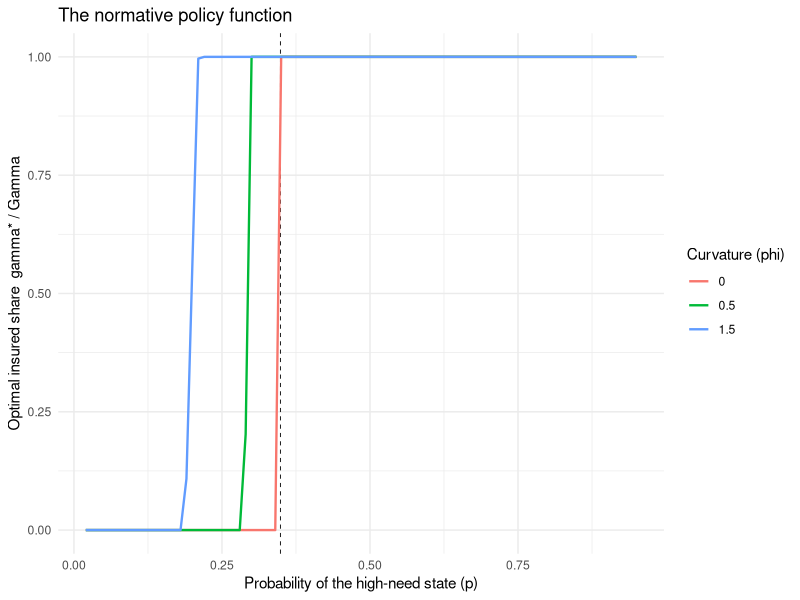

Write R code to recreate this figure.
## ---- chunk 1
#| echo: true
#| message: false
#| warning: false

# Continuation value over debt carried forward: decreasing and concave.
# phi = 0 is the linear (risk-neutral-in-debt) benchmark.
V     <- function(D, phi) if (phi == 0) -D else -(D^(1 + phi)) / (1 + phi)
Vprime <- function(D, phi) -(D^phi)          # negative, magnitude increasing in D

# Objective (4): choose gamma in [0, Gamma] to insure the uncertain shortfall.
objective <- function(gamma, p, rs, rc, Gamma, A_h, A_l, phi) {
  p * V(A_h + (rc - rs) * (Gamma - gamma), phi) +
    (1 - p) * V(A_l + rs * gamma, phi)
}

gamma_star <- function(p, rs, rc, Gamma, A_h, A_l, phi) {
  opt <- optimize(objective, interval = c(0, Gamma), maximum = TRUE,
                  p = p, rs = rs, rc = rc, Gamma = Gamma,
                  A_h = A_h, A_l = A_l, phi = phi)
  # The linear case (phi = 0) is bang-bang, so compare the interior candidate
  # against both corners rather than trusting a golden-section search on a
  # monotone objective.
  cand <- c(0, opt$maximum, Gamma)
  vals <- vapply(cand, objective, numeric(1),
                 p = p, rs = rs, rc = rc, Gamma = Gamma,
                 A_h = A_h, A_l = A_l, phi = phi)
  cand[which.max(vals)]
}

# Baseline calibration: posted subsidized/unsubsidized student loan rates versus
# a prime credit card rate, and a $1,000 uncertain shortfall.
rs <- 0.068; rc <- 0.195
Gamma <- 1000; A_h <- 2500; A_l <- 1500

# Linear case: the interior solution disappears and the cutoff is exactly rs/rc.
c(cutoff_linear = rs / rc,
  gamma_at_p_below = gamma_star(0.30, rs, rc, Gamma, A_h, A_l, phi = 0),
  gamma_at_p_above = gamma_star(0.45, rs, rc, Gamma, A_h, A_l, phi = 0))
## ---- chunk 2
#| echo: true
#| message: false
#| warning: false
#| label: fig-nb-gamma
#| fig-cap: "Optimal insured share of the uncertain shortfall as a function of the shock probability, for three degrees of curvature in the continuation value. The dashed line marks the linear-case cutoff r_s / r_c. Curvature converts the knife-edge switch into an interval of partial insurance, but the qualitative rule is unchanged: insure more when shocks are likelier."

library(ggplot2)

grid <- expand.grid(p = seq(0.02, 0.95, by = 0.01), phi = c(0, 0.5, 1.5))
grid$gamma <- mapply(function(p, phi)
  gamma_star(p, rs, rc, Gamma, A_h, A_l, phi), grid$p, grid$phi)

ggplot(grid, aes(p, gamma / Gamma, colour = factor(phi))) +
  geom_vline(xintercept = rs / rc, linetype = "dashed", linewidth = 0.3) +
  geom_line(linewidth = 0.8) +
  scale_colour_discrete(name = "Curvature (phi)") +
  labs(x = "Probability of the high-need state (p)",
       y = "Optimal insured share  gamma* / Gamma",
       title = "The normative policy function") +
  theme_minimal(base_size = 11)
## ---- chunk 3
#| echo: true
#| message: false
#| warning: false

cutoffs <- data.frame(
  card_rate   = c(0.12, 0.155, 0.195, 0.215, 0.25),
  loan_rate   = 0.068
)
cutoffs$cutoff_p <- cutoffs$loan_rate / cutoffs$card_rate
cutoffs$reading  <- ifelse(cutoffs$cutoff_p > 0.5,
                           "flexible instrument optimal for most consumers",
                           "committed instrument optimal for most consumers")
cutoffs
